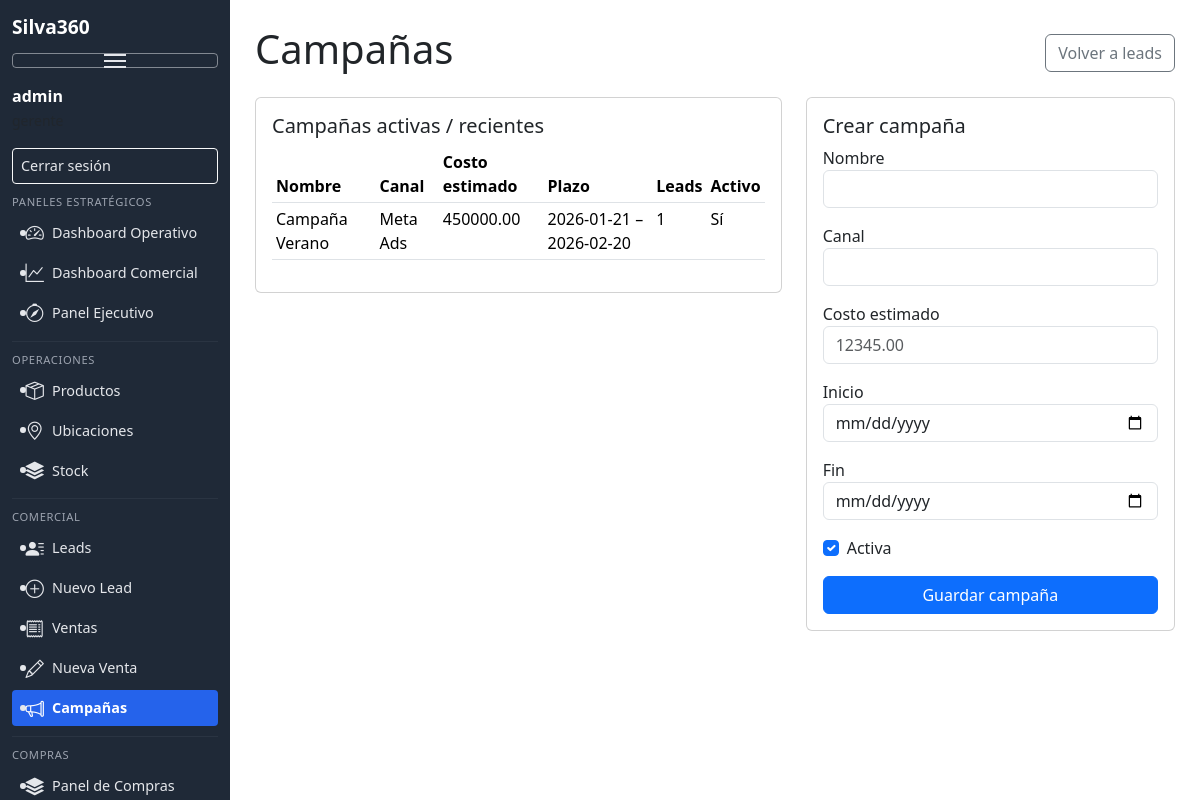
The page /campaigns (signed in) on the database its author committed.
### models.py (models this page shows)
class Campaign(db.Model):
    __tablename__ = "campaigns"
    id = db.Column(db.Integer, primary_key=True)
    name = db.Column(db.String(180), nullable=False)
    channel = db.Column(db.String(120))
    cost_estimate = db.Column(db.Numeric(12, 2), nullable=True)
    start_date = db.Column(db.Date, nullable=True)
    end_date = db.Column(db.Date, nullable=True)
    active = db.Column(db.Boolean, default=True)
    leads = db.relationship("Lead", back_populates="campaign")

### blueprints/crm.py (the view)
@crm_bp.route("/campaigns")
def campaigns_list():
    campaigns = Campaign.query.order_by(Campaign.start_date.desc()).all()
    return render_template("campaigns_list.html", campaigns=campaigns)

### security.py (called while the page is built)
def module_allowed(module):
    if not module:
        return True
    role = session.get("role")
    if not role:
        return False
    allowed = ACCESS_MAP.get(role, [])
    if "all" in allowed:
        return True
    return module in allowed

def protect_blueprint(bp, module):
    @bp.before_request
    def guard():
        if module_allowed(module):
            return  # access granted
        flash("No tenés acceso a este módulo.", "warning")
        return redirect(url_for("auth.login"))

### templates/campaigns_list.html
{% extends 'base.html' %}
{% block content %}
<div class="d-flex justify-content-between align-items-center mb-3">
    <h1>Campañas</h1>
    <a href="/leads" class="btn btn-outline-secondary">Volver a leads</a>
</div>
<div class="row">
    <div class="col-md-7">
        <div class="card">
            <div class="card-body">
                <h5 class="card-title">Campañas activas / recientes</h5>
                <div class="table-responsive">
                    <table class="table table-sm table-hover">
                        <thead>
                            <tr>
                                <th>Nombre</th>
                                <th>Canal</th>
                                <th>Costo estimado</th>
                                <th>Plazo</th>
                                <th>Leads</th>
                                <th>Activo</th>
                            </tr>
                        </thead>
                        <tbody>
                            {% for campaign in campaigns %}
                            <tr>
                                <td>{{ campaign.name }}</td>
                                <td>{{ campaign.channel or '-' }}</td>
                                <td>{{ campaign.cost_estimate or '-' }}</td>
                                <td>
                                    {% if campaign.start_date and campaign.end_date %}
                                        {{ campaign.start_date.strftime("%Y-%m-%d") }}
                                        – {{ campaign.end_date.strftime("%Y-%m-%d") }}
                                    {% elif campaign.start_date %}
                                        Desde {{ campaign.start_date.strftime("%Y-%m-%d") }}
                                    {% else %}
                                        -
                                    {% endif %}
                                </td>
                                <td>{{ campaign.leads|length }}</td>
                                <td>{{ 'Sí' if campaign.active else 'No' }}</td>
                            </tr>
                            {% endfor %}
                        </tbody>
                    </table>
                </div>
            </div>
        </div>
    </div>
    <div class="col-md-5">
        <div class="card">
            <div class="card-body">
                <h5 class="card-title">Crear campaña</h5>
                <form action="{{ url_for('crm.campaigns_new') }}" method="POST">
                    <div class="mb-3">
                        <label>Nombre</label>
                        <input type="text" name="name" class="form-control" required>
                    </div>
                    <div class="mb-3">
                        <label>Canal</label>
                        <input type="text" name="channel" class="form-control">
                    </div>
                    <div class="mb-3">
                        <label>Costo estimado</label>
                        <input type="text" name="cost_estimate" class="form-control" placeholder="12345.00">
                    </div>
                    <div class="mb-3">
                        <label>Inicio</label>
                        <input type="date" name="start_date" class="form-control">
                    </div>
                    <div class="mb-3">
                        <label>Fin</label>
                        <input type="date" name="end_date" class="form-control">
                    </div>
                    <div class="form-check mb-3">
                        <input class="form-check-input" type="checkbox" name="active" id="campaignActive" checked>
                        <label class="form-check-label" for="campaignActive">Activa</label>
                    </div>
                    <button class="btn btn-primary w-100">Guardar campaña</button>
                </form>
            </div>
        </div>
    </div>
</div>
{% endblock %}

### templates/base.html (style rules this page uses)
body { margin: 0; padding: 0; display: flex; font-family: system-ui, -apple-system, BlinkMacSystemFont, "Segoe UI", sans-serif; }

### rows shown on the page
Campaign: name "Campaña Verano", channel "Meta Ads", cost_estimate "450000.00", start_date "2026-01-21", end_date "2026-02-20", leads|length "1", active "Sí"

### other values the page prints
{{ current_user }} "admin"
